Frame 1 (no input): blank canvas, image omitted
Frame 60 (no input): blank canvas, image omitted
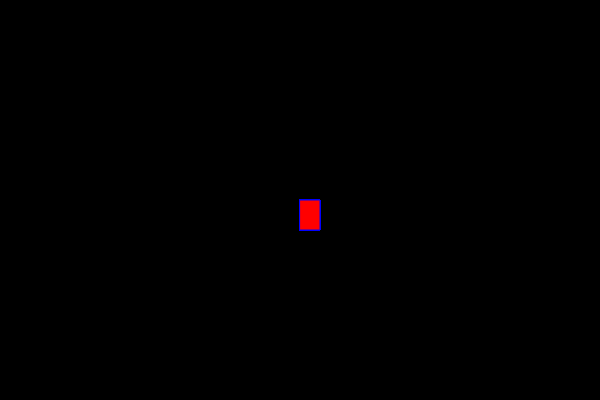
Frame 120 (the mouse pressed at the canvas centre since frame 60)

The p5.js sketch whose frames 1 and 60 were blank and that drew this single picture after the mouse press (run headless with seeded random() and noise() and a simulated clock; from frame 60 on, the mouse is pressed at the canvas centre):

// p5.js sketch
// ── sketch.js
function setup() {
  createCanvas(600, 400);
  background("black");
}

function draw() {
  stroke("blue");
  fill("red");
  
  if (mouseIsPressed){
    rect(mouseX,mouseY,20,30);
  }
}
